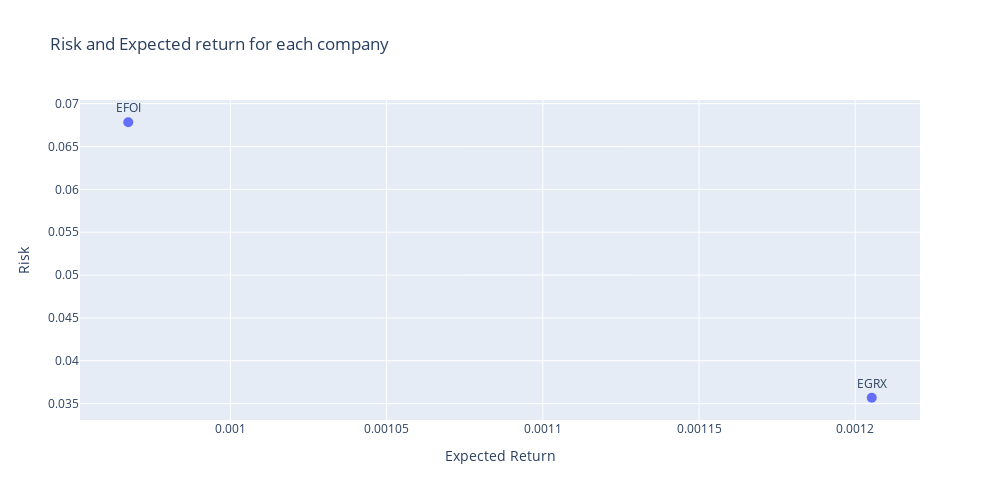

The notebook cell this image was saved under:
### Markdown cell above
## Risk Analysis

### Code cell
daily_return_mean = []
daily_return_std = []
for stock in stock_types:
    daily_return_mean.append(df[df.Symbol == stock].daily_return.mean())
    daily_return_std.append(df[df.Symbol == stock].daily_return.std())
    
    
fig = go.Figure()
fig.add_trace(go.Scatter(x = daily_return_mean,
                  y = daily_return_std,
                  mode = "markers+text",
                  marker = dict(size = 10),
                  text = stock_types,
                  textposition='top center'))


fig.update_layout(width = 1000, height=500,
                  title_text='Risk and Expected return for each company')
fig.update_xaxes(title_text = "Expected Return")
fig.update_yaxes(title_text = "Risk")

fig.show()

### Figure 1 — Plotly figure (JSON) as saved in the notebook; plotly's stock layout.template omitted (floating-point values rounded to 4 significant figures)
{"data": [{"marker": {"size": 10}, "mode": "markers+text", "text": ["EGRX", "EFOI"], "textposition": "top center", "type": "scatter", "x": [0.001205, 0.0009673], "y": [0.03568, 0.06783]}], "layout": {"height": 500, "title": {"text": "Risk and Expected return for each company"}, "width": 1000, "xaxis": {"title": {"text": "Expected Return"}}, "yaxis": {"title": {"text": "Risk"}}}}
